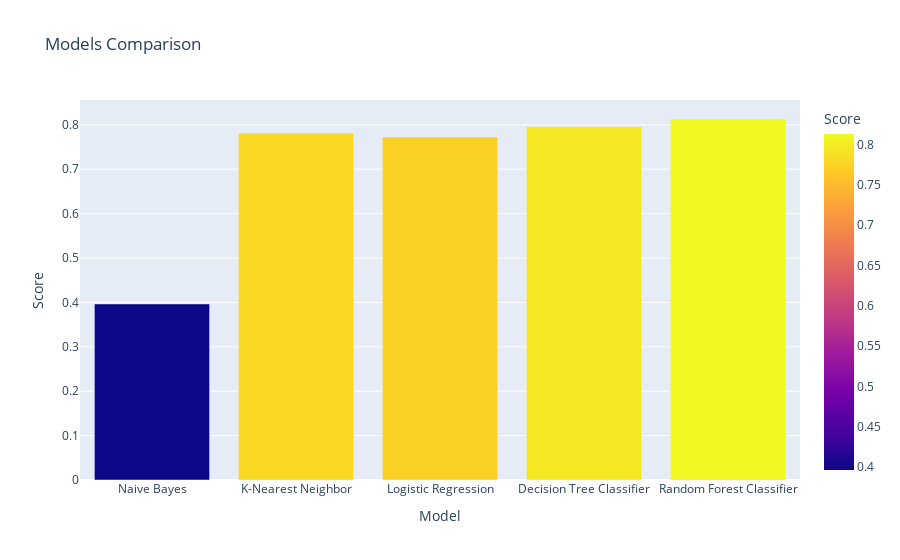

Here is the notebook cell this chart was saved with:
### Code cell
px.bar(data_frame = models, x = 'Model', y ='Score' , color = 'Score', title = 'Models Comparison')

### Figure 1 — Plotly figure (JSON) as saved in the notebook; plotly's stock layout.template omitted (floating-point values rounded to 4 significant figures)
{"data": [{"alignmentgroup": "True", "hovertemplate": "Model=%{x}<br>Score=%{marker.color}<extra></extra>", "legendgroup": "", "marker": {"color": [0.3965, 0.7814, 0.7726, 0.7959, 0.8131], "coloraxis": "coloraxis", "pattern": {"shape": ""}}, "name": "", "offsetgroup": "", "orientation": "v", "showlegend": false, "textposition": "auto", "type": "bar", "x": ["Naive Bayes", "K-Nearest Neighbor", "Logistic Regression", "Decision Tree Classifier", "Random Forest Classifier"], "xaxis": "x", "y": [0.3965, 0.7814, 0.7726, 0.7959, 0.8131], "yaxis": "y"}], "layout": {"barmode": "relative", "coloraxis": {"colorbar": {"title": {"text": "Score"}}, "colorscale": [[0, "#0d0887"], [0.1111, "#46039f"], [0.2222, "#7201a8"], [0.3333, "#9c179e"], [0.4444, "#bd3786"], [0.5556, "#d8576b"], [0.6667, "#ed7953"], [0.7778, "#fb9f3a"], [0.8889, "#fdca26"], [1, "#f0f921"]]}, "legend": {"tracegroupgap": 0}, "title": {"text": "Models Comparison"}, "xaxis": {"anchor": "y", "domain": [0, 1], "title": {"text": "Model"}}, "yaxis": {"anchor": "x", "domain": [0, 1], "title": {"text": "Score"}}}}
